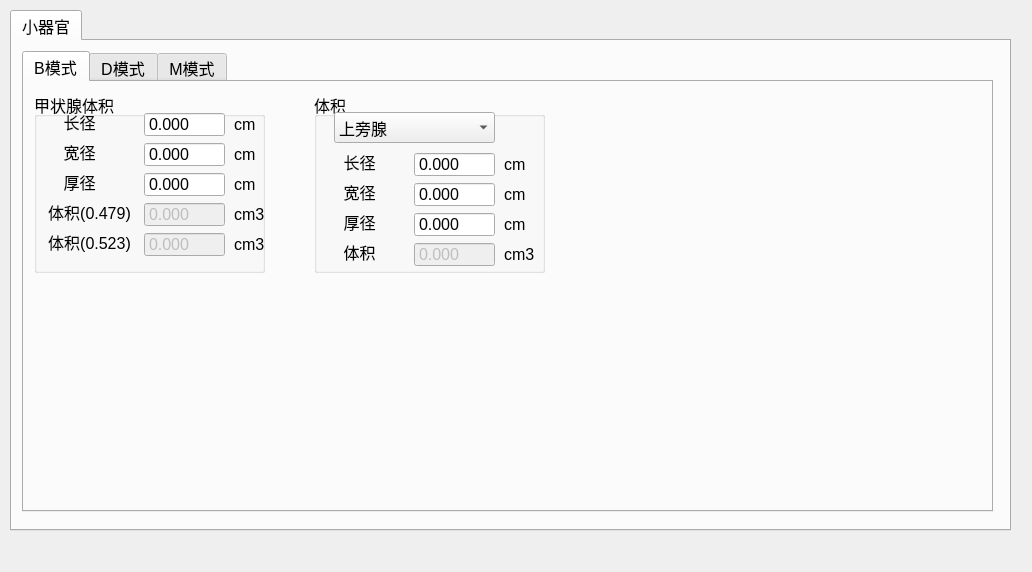
<?xml version="1.0" encoding="UTF-8"?>
<ui version="4.0">
 <class>Form</class>
 <widget class="QWidget" name="Form">
  <property name="geometry">
   <rect>
    <x>0</x>
    <y>0</y>
    <width>1032</width>
    <height>572</height>
   </rect>
  </property>
  <property name="windowTitle">
   <string>Form</string>
  </property>
  <widget class="QTabWidget" name="tabWidget">
   <property name="geometry">
    <rect>
     <x>10</x>
     <y>10</y>
     <width>1001</width>
     <height>521</height>
    </rect>
   </property>
   <property name="font">
    <font>
     <pointsize>12</pointsize>
    </font>
   </property>
   <property name="currentIndex">
    <number>0</number>
   </property>
   <widget class="QWidget" name="tab_thyroid">
    <property name="font">
     <font>
      <pointsize>12</pointsize>
     </font>
    </property>
    <attribute name="title">
     <string>小器官</string>
    </attribute>
    <widget class="QTabWidget" name="tabWidget_2">
     <property name="geometry">
      <rect>
       <x>10</x>
       <y>10</y>
       <width>971</width>
       <height>461</height>
      </rect>
     </property>
     <property name="font">
      <font>
       <pointsize>12</pointsize>
      </font>
     </property>
     <property name="currentIndex">
      <number>0</number>
     </property>
     <widget class="QWidget" name="tab_thy_b">
      <attribute name="title">
       <string>B模式</string>
      </attribute>
      <widget class="QGroupBox" name="groupBox">
       <property name="geometry">
        <rect>
         <x>10</x>
         <y>10</y>
         <width>231</width>
         <height>181</height>
        </rect>
       </property>
       <property name="title">
        <string>甲状腺体积</string>
       </property>
       <widget class="QLabel" name="label">
        <property name="geometry">
         <rect>
          <x>10</x>
          <y>20</y>
          <width>71</width>
          <height>20</height>
         </rect>
        </property>
        <property name="text">
         <string>长径</string>
        </property>
        <property name="alignment">
         <set>Qt::AlignCenter</set>
        </property>
       </widget>
       <widget class="QLabel" name="label_2">
        <property name="geometry">
         <rect>
          <x>10</x>
          <y>50</y>
          <width>71</width>
          <height>20</height>
         </rect>
        </property>
        <property name="text">
         <string>宽径</string>
        </property>
        <property name="alignment">
         <set>Qt::AlignCenter</set>
        </property>
       </widget>
       <widget class="QLabel" name="label_3">
        <property name="geometry">
         <rect>
          <x>10</x>
          <y>80</y>
          <width>71</width>
          <height>20</height>
         </rect>
        </property>
        <property name="text">
         <string>厚径</string>
        </property>
        <property name="alignment">
         <set>Qt::AlignCenter</set>
        </property>
       </widget>
       <widget class="QLabel" name="label_4">
        <property name="geometry">
         <rect>
          <x>10</x>
          <y>110</y>
          <width>91</width>
          <height>20</height>
         </rect>
        </property>
        <property name="text">
         <string>体积(0.479)</string>
        </property>
        <property name="alignment">
         <set>Qt::AlignCenter</set>
        </property>
       </widget>
       <widget class="QLabel" name="label_5">
        <property name="geometry">
         <rect>
          <x>10</x>
          <y>140</y>
          <width>91</width>
          <height>20</height>
         </rect>
        </property>
        <property name="text">
         <string>体积(0.523)</string>
        </property>
        <property name="alignment">
         <set>Qt::AlignCenter</set>
        </property>
       </widget>
       <widget class="QDoubleSpinBox" name="thy_l">
        <property name="geometry">
         <rect>
          <x>110</x>
          <y>20</y>
          <width>81</width>
          <height>25</height>
         </rect>
        </property>
        <property name="font">
         <font>
          <pointsize>12</pointsize>
         </font>
        </property>
        <property name="styleSheet">
         <string notr="true"/>
        </property>
        <property name="buttonSymbols">
         <enum>QAbstractSpinBox::NoButtons</enum>
        </property>
        <property name="decimals">
         <number>3</number>
        </property>
        <property name="maximum">
         <double>99999.990000000005239</double>
        </property>
        <property name="singleStep">
         <double>0.010000000000000</double>
        </property>
       </widget>
       <widget class="QDoubleSpinBox" name="thy_w">
        <property name="geometry">
         <rect>
          <x>110</x>
          <y>50</y>
          <width>81</width>
          <height>25</height>
         </rect>
        </property>
        <property name="font">
         <font>
          <pointsize>12</pointsize>
         </font>
        </property>
        <property name="styleSheet">
         <string notr="true"/>
        </property>
        <property name="buttonSymbols">
         <enum>QAbstractSpinBox::NoButtons</enum>
        </property>
        <property name="decimals">
         <number>3</number>
        </property>
        <property name="maximum">
         <double>99999.990000000005239</double>
        </property>
        <property name="singleStep">
         <double>0.010000000000000</double>
        </property>
       </widget>
       <widget class="QDoubleSpinBox" name="thy_h">
        <property name="geometry">
         <rect>
          <x>110</x>
          <y>80</y>
          <width>81</width>
          <height>25</height>
         </rect>
        </property>
        <property name="font">
         <font>
          <pointsize>12</pointsize>
         </font>
        </property>
        <property name="styleSheet">
         <string notr="true"/>
        </property>
        <property name="buttonSymbols">
         <enum>QAbstractSpinBox::NoButtons</enum>
        </property>
        <property name="decimals">
         <number>3</number>
        </property>
        <property name="maximum">
         <double>99999.990000000005239</double>
        </property>
        <property name="singleStep">
         <double>0.010000000000000</double>
        </property>
       </widget>
       <widget class="QDoubleSpinBox" name="thy_vol1">
        <property name="enabled">
         <bool>false</bool>
        </property>
        <property name="geometry">
         <rect>
          <x>110</x>
          <y>110</y>
          <width>81</width>
          <height>25</height>
         </rect>
        </property>
        <property name="font">
         <font>
          <pointsize>12</pointsize>
         </font>
        </property>
        <property name="styleSheet">
         <string notr="true"/>
        </property>
        <property name="buttonSymbols">
         <enum>QAbstractSpinBox::NoButtons</enum>
        </property>
        <property name="decimals">
         <number>3</number>
        </property>
        <property name="maximum">
         <double>99999.990000000005239</double>
        </property>
        <property name="singleStep">
         <double>0.010000000000000</double>
        </property>
       </widget>
       <widget class="QDoubleSpinBox" name="thy_vol2">
        <property name="enabled">
         <bool>false</bool>
        </property>
        <property name="geometry">
         <rect>
          <x>110</x>
          <y>140</y>
          <width>81</width>
          <height>25</height>
         </rect>
        </property>
        <property name="font">
         <font>
          <pointsize>12</pointsize>
         </font>
        </property>
        <property name="styleSheet">
         <string notr="true"/>
        </property>
        <property name="buttonSymbols">
         <enum>QAbstractSpinBox::NoButtons</enum>
        </property>
        <property name="decimals">
         <number>3</number>
        </property>
        <property name="maximum">
         <double>99999.990000000005239</double>
        </property>
        <property name="singleStep">
         <double>0.010000000000000</double>
        </property>
       </widget>
       <widget class="QLabel" name="label_10">
        <property name="geometry">
         <rect>
          <x>200</x>
          <y>140</y>
          <width>31</width>
          <height>25</height>
         </rect>
        </property>
        <property name="text">
         <string>cm3</string>
        </property>
        <property name="alignment">
         <set>Qt::AlignLeading|Qt::AlignLeft|Qt::AlignVCenter</set>
        </property>
       </widget>
       <widget class="QLabel" name="label_11">
        <property name="geometry">
         <rect>
          <x>200</x>
          <y>110</y>
          <width>31</width>
          <height>25</height>
         </rect>
        </property>
        <property name="text">
         <string>cm3</string>
        </property>
        <property name="alignment">
         <set>Qt::AlignLeading|Qt::AlignLeft|Qt::AlignVCenter</set>
        </property>
       </widget>
       <widget class="QLabel" name="label_12">
        <property name="geometry">
         <rect>
          <x>200</x>
          <y>80</y>
          <width>31</width>
          <height>25</height>
         </rect>
        </property>
        <property name="text">
         <string>cm</string>
        </property>
        <property name="alignment">
         <set>Qt::AlignLeading|Qt::AlignLeft|Qt::AlignVCenter</set>
        </property>
       </widget>
       <widget class="QLabel" name="label_13">
        <property name="geometry">
         <rect>
          <x>200</x>
          <y>50</y>
          <width>31</width>
          <height>25</height>
         </rect>
        </property>
        <property name="text">
         <string>cm</string>
        </property>
        <property name="alignment">
         <set>Qt::AlignLeading|Qt::AlignLeft|Qt::AlignVCenter</set>
        </property>
       </widget>
       <widget class="QLabel" name="label_14">
        <property name="geometry">
         <rect>
          <x>200</x>
          <y>20</y>
          <width>31</width>
          <height>25</height>
         </rect>
        </property>
        <property name="text">
         <string>cm</string>
        </property>
        <property name="alignment">
         <set>Qt::AlignLeading|Qt::AlignLeft|Qt::AlignVCenter</set>
        </property>
       </widget>
      </widget>
      <widget class="QGroupBox" name="groupBox_2">
       <property name="geometry">
        <rect>
         <x>290</x>
         <y>10</y>
         <width>231</width>
         <height>181</height>
        </rect>
       </property>
       <property name="title">
        <string>体积</string>
       </property>
       <widget class="QLabel" name="label_6">
        <property name="geometry">
         <rect>
          <x>10</x>
          <y>60</y>
          <width>71</width>
          <height>20</height>
         </rect>
        </property>
        <property name="text">
         <string>长径</string>
        </property>
        <property name="alignment">
         <set>Qt::AlignCenter</set>
        </property>
       </widget>
       <widget class="QLabel" name="label_7">
        <property name="geometry">
         <rect>
          <x>10</x>
          <y>90</y>
          <width>71</width>
          <height>20</height>
         </rect>
        </property>
        <property name="text">
         <string>宽径</string>
        </property>
        <property name="alignment">
         <set>Qt::AlignCenter</set>
        </property>
       </widget>
       <widget class="QLabel" name="label_8">
        <property name="geometry">
         <rect>
          <x>10</x>
          <y>120</y>
          <width>71</width>
          <height>20</height>
         </rect>
        </property>
        <property name="text">
         <string>厚径</string>
        </property>
        <property name="alignment">
         <set>Qt::AlignCenter</set>
        </property>
       </widget>
       <widget class="QLabel" name="label_9">
        <property name="geometry">
         <rect>
          <x>10</x>
          <y>150</y>
          <width>71</width>
          <height>20</height>
         </rect>
        </property>
        <property name="text">
         <string>体积</string>
        </property>
        <property name="alignment">
         <set>Qt::AlignCenter</set>
        </property>
       </widget>
       <widget class="QDoubleSpinBox" name="node_thy_l">
        <property name="geometry">
         <rect>
          <x>100</x>
          <y>60</y>
          <width>81</width>
          <height>25</height>
         </rect>
        </property>
        <property name="font">
         <font>
          <pointsize>12</pointsize>
         </font>
        </property>
        <property name="styleSheet">
         <string notr="true"/>
        </property>
        <property name="buttonSymbols">
         <enum>QAbstractSpinBox::NoButtons</enum>
        </property>
        <property name="decimals">
         <number>3</number>
        </property>
        <property name="maximum">
         <double>99999.990000000005239</double>
        </property>
        <property name="singleStep">
         <double>0.010000000000000</double>
        </property>
       </widget>
       <widget class="QDoubleSpinBox" name="node_thy_w">
        <property name="geometry">
         <rect>
          <x>100</x>
          <y>90</y>
          <width>81</width>
          <height>25</height>
         </rect>
        </property>
        <property name="font">
         <font>
          <pointsize>12</pointsize>
         </font>
        </property>
        <property name="styleSheet">
         <string notr="true"/>
        </property>
        <property name="buttonSymbols">
         <enum>QAbstractSpinBox::NoButtons</enum>
        </property>
        <property name="decimals">
         <number>3</number>
        </property>
        <property name="maximum">
         <double>99999.990000000005239</double>
        </property>
        <property name="singleStep">
         <double>0.010000000000000</double>
        </property>
       </widget>
       <widget class="QDoubleSpinBox" name="node_thy_h">
        <property name="geometry">
         <rect>
          <x>100</x>
          <y>120</y>
          <width>81</width>
          <height>25</height>
         </rect>
        </property>
        <property name="font">
         <font>
          <pointsize>12</pointsize>
         </font>
        </property>
        <property name="styleSheet">
         <string notr="true"/>
        </property>
        <property name="buttonSymbols">
         <enum>QAbstractSpinBox::NoButtons</enum>
        </property>
        <property name="decimals">
         <number>3</number>
        </property>
        <property name="maximum">
         <double>99999.990000000005239</double>
        </property>
        <property name="singleStep">
         <double>0.010000000000000</double>
        </property>
       </widget>
       <widget class="QDoubleSpinBox" name="node_thy_vol">
        <property name="enabled">
         <bool>false</bool>
        </property>
        <property name="geometry">
         <rect>
          <x>100</x>
          <y>150</y>
          <width>81</width>
          <height>25</height>
         </rect>
        </property>
        <property name="font">
         <font>
          <pointsize>12</pointsize>
         </font>
        </property>
        <property name="styleSheet">
         <string notr="true"/>
        </property>
        <property name="buttonSymbols">
         <enum>QAbstractSpinBox::NoButtons</enum>
        </property>
        <property name="decimals">
         <number>3</number>
        </property>
        <property name="maximum">
         <double>99999.990000000005239</double>
        </property>
        <property name="singleStep">
         <double>0.010000000000000</double>
        </property>
       </widget>
       <widget class="QLabel" name="label_17">
        <property name="geometry">
         <rect>
          <x>190</x>
          <y>150</y>
          <width>31</width>
          <height>25</height>
         </rect>
        </property>
        <property name="text">
         <string>cm3</string>
        </property>
        <property name="alignment">
         <set>Qt::AlignLeading|Qt::AlignLeft|Qt::AlignVCenter</set>
        </property>
       </widget>
       <widget class="QLabel" name="label_18">
        <property name="geometry">
         <rect>
          <x>190</x>
          <y>120</y>
          <width>31</width>
          <height>25</height>
         </rect>
        </property>
        <property name="text">
         <string>cm</string>
        </property>
        <property name="alignment">
         <set>Qt::AlignLeading|Qt::AlignLeft|Qt::AlignVCenter</set>
        </property>
       </widget>
       <widget class="QLabel" name="label_19">
        <property name="geometry">
         <rect>
          <x>190</x>
          <y>90</y>
          <width>31</width>
          <height>25</height>
         </rect>
        </property>
        <property name="text">
         <string>cm</string>
        </property>
        <property name="alignment">
         <set>Qt::AlignLeading|Qt::AlignLeft|Qt::AlignVCenter</set>
        </property>
       </widget>
       <widget class="QLabel" name="label_20">
        <property name="geometry">
         <rect>
          <x>190</x>
          <y>60</y>
          <width>31</width>
          <height>25</height>
         </rect>
        </property>
        <property name="text">
         <string>cm</string>
        </property>
        <property name="alignment">
         <set>Qt::AlignLeading|Qt::AlignLeft|Qt::AlignVCenter</set>
        </property>
       </widget>
       <widget class="QComboBox" name="cmbox_node_thy">
        <property name="geometry">
         <rect>
          <x>20</x>
          <y>20</y>
          <width>161</width>
          <height>31</height>
         </rect>
        </property>
        <item>
         <property name="text">
          <string>上旁腺</string>
         </property>
        </item>
        <item>
         <property name="text">
          <string>下旁腺</string>
         </property>
        </item>
        <item>
         <property name="text">
          <string>睾丸</string>
         </property>
        </item>
        <item>
         <property name="text">
          <string>附睾头</string>
         </property>
        </item>
        <item>
         <property name="text">
          <string>附睾尾</string>
         </property>
        </item>
        <item>
         <property name="text">
          <string>附睾体</string>
         </property>
        </item>
        <item>
         <property name="text">
          <string>病灶1</string>
         </property>
        </item>
        <item>
         <property name="text">
          <string>病灶2</string>
         </property>
        </item>
        <item>
         <property name="text">
          <string>病灶3</string>
         </property>
        </item>
        <item>
         <property name="text">
          <string>病灶4</string>
         </property>
        </item>
        <item>
         <property name="text">
          <string>病灶5</string>
         </property>
        </item>
       </widget>
      </widget>
     </widget>
     <widget class="QWidget" name="tab_thy_d">
      <attribute name="title">
       <string>D模式</string>
      </attribute>
     </widget>
     <widget class="QWidget" name="tab_thy_m">
      <attribute name="title">
       <string>M模式</string>
      </attribute>
     </widget>
    </widget>
   </widget>
  </widget>
 </widget>
 <resources/>
 <connections/>
</ui>
